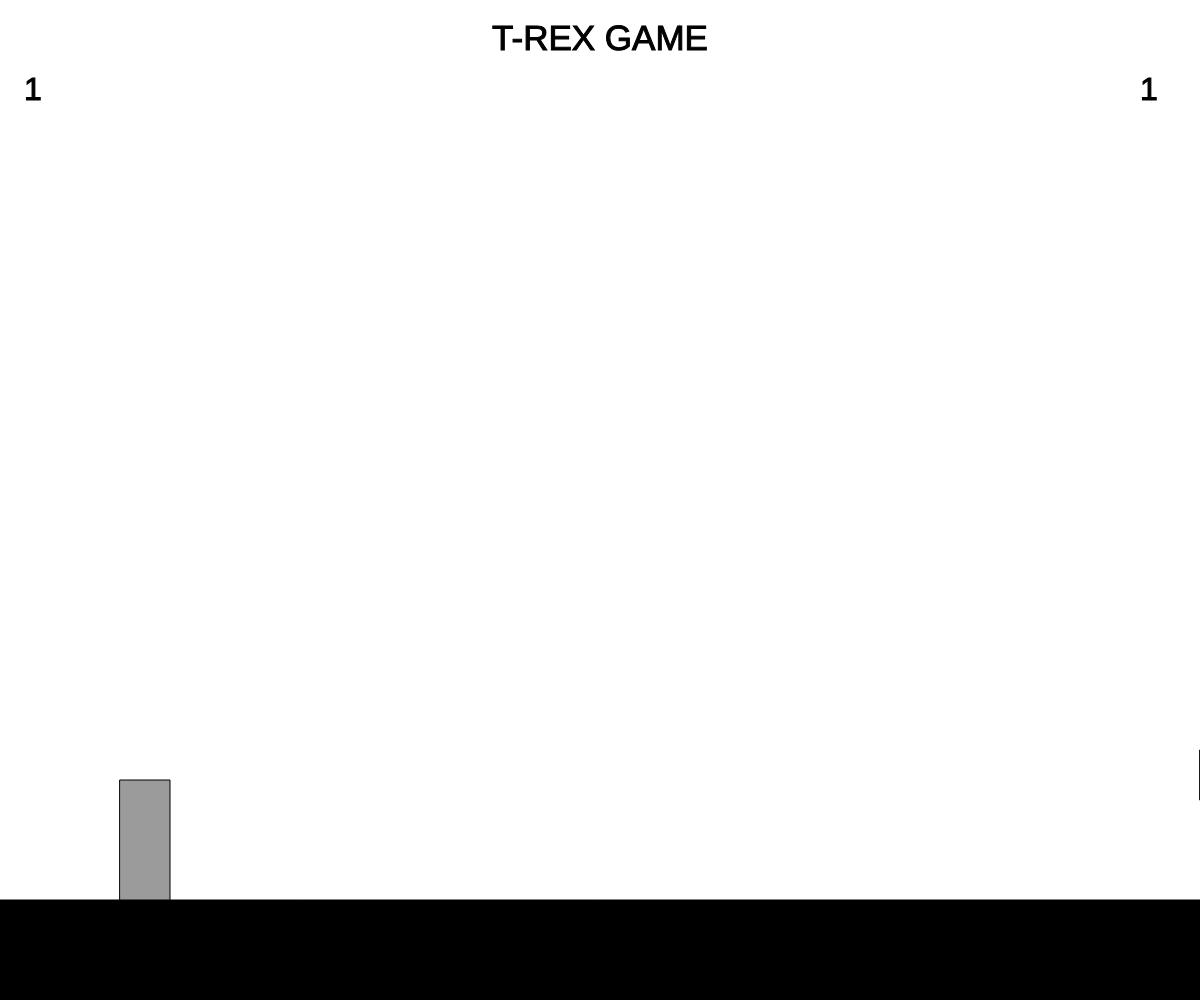
Frame 1 (no input)
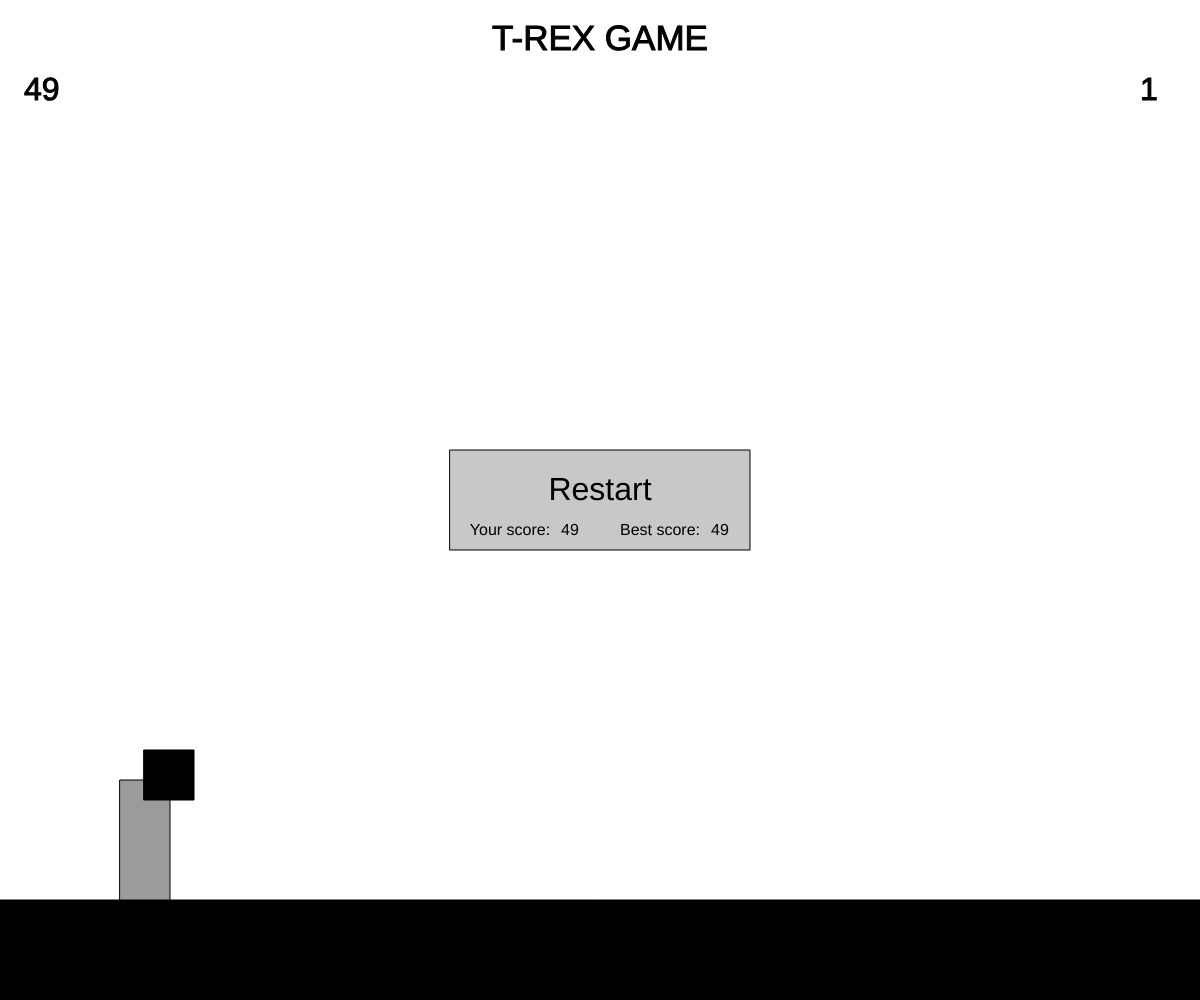
Frame 60 (no input)
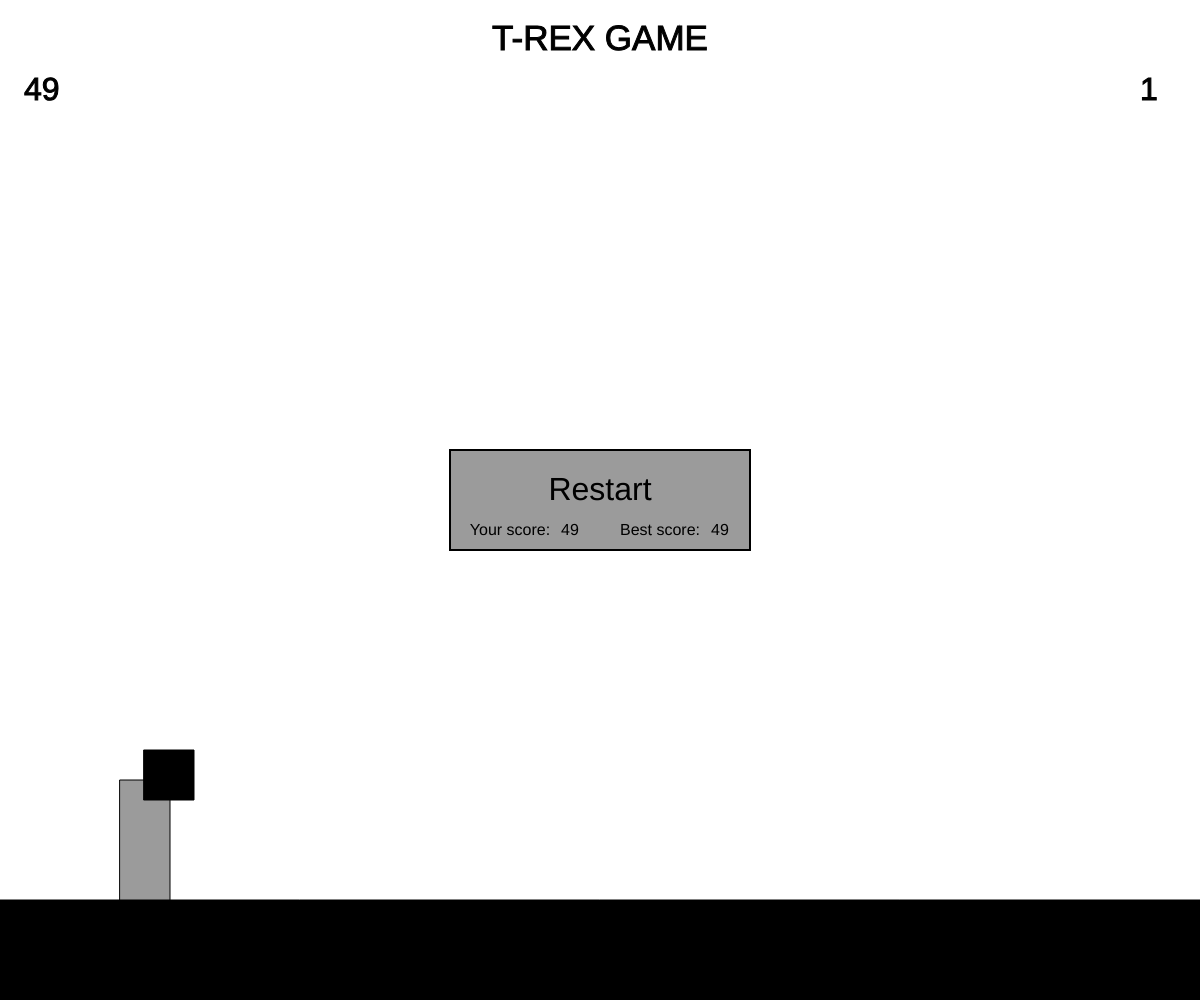
Frame 120 (the mouse pressed at the canvas centre since frame 60)

The p5.js sketch that drew these frames (run headless with seeded random() and noise() and a simulated clock; from frame 60 on, the mouse is pressed at the canvas centre):

// p5.js sketch
// ── sketch.js
let LEFT = -1;
let RIGHT = 1;
let UP = -1;
let DOWN = 1;
let GRAVITY = 0.5;

let end = false;
let mousePosition = false;
let cubes = [];
let score = 0;
let bestScore = 0;
let nbCubes = 1;
let startSpeed = 20;
let speedUp = 2;

function setup() {
  createCanvas(windowWidth, windowHeight);
  fl = new Floor();
  trex = new Trex();
  counter = new Counter();

  initCubes(nbCubes);
}

function draw() {
  background(255);
  fl.render();
  trex.render();
  counter.render();

  if(!end){
    counter.update();
    trex.update();
    for (var i = cubes.length - 1; i >= 0; i--) {
      if(trex.hits(cubes[i])){
        end = true
      }

      cubes[i].render();
      cubes[i].update();
      if(cubes[i].offscreen()){
        cubes.splice(i, 1);
        initCubes(nbCubes);
      }
    }

  }else{
    showEnd();
  }
}

function keyPressed() {
  if (keyCode == UP_ARROW) {
    if(!trex.jump){
      trex.vel.y = UP*trex.speed;
    }
  }
}

function showEnd(){
  for (var i = 0; i < cubes.length; i++) {
    cubes[i].render();
  }

  score = counter.count;
  if(score > bestScore){
    bestScore = score;
  }
  var recth = 100;
  var rectw = 300;
  var rectx = windowWidth/2;
  var recty = windowHeight/2;

  push();
  stroke(0);
  strokeWeight(1);
  fill(200);
  rectMode(CENTER);
  if(mouseX > rectx - rectw/2 && mouseX < rectx + rectw/2){
    if(mouseY > recty - recth/2  && mouseY < recty + recth/2){
      stroke(0);
      strokeWeight(2);
      fill(155);
      mousePosition = true;
    }else{
      mousePosition = false;
    }

  }
  rect(rectx,recty,rectw,recth);

  stroke(0);
  strokeWeight(0);
  fill(0);
  textSize(32);
  textAlign(CENTER);
  text("Restart", windowWidth/2, windowHeight/2);
  textSize(16);
  text("Your score:", windowWidth/2 - 0.3*rectw, windowHeight/2 + 0.35*recth);
  text(score, windowWidth/2 - 0.1*rectw, windowHeight/2 + 0.35*recth);
  text("Best score:", windowWidth/2 + 0.2*rectw, windowHeight/2 + 0.35*recth);
  text(bestScore, windowWidth/2 + 0.4*rectw, windowHeight/2 + 0.35*recth);
  pop();
}

function mouseClicked() {
  if (mousePosition) {
    end = false;
    counter.count = 0;
    initCubes(nbCubes);
  }
}

function initCubes(nb){
  cubes.splice(0, cubes.length);
  for (var i = 0; i < nb; i++) {
    if(i == 0){
      cubes.push(new Cube(0, startSpeed + (counter.level * speedUp)));
    }else{
      cubes.push(new Cube(cubes[i-1].pos.x, startSpeed + (counter.level * speedUp)));
    }
  }
}



// ── counter.js
function Counter(){
  this.height = 0.1*windowHeight;
  this.width = windowWidth;
  this.counterPos = createVector(0.02*windowWidth, 0.1*windowHeight);
  this.levelPos = createVector(0.95*windowWidth, 0.1*windowHeight);
  this.count = 1;
  this.step = 1;
  this.level = 1;
  this.nextLevel = 0;

  this.update = function(){
  	this.count += this.step;
  	if(this.count % 500 == 0){
  		this.level += 1;
  	}
  }

  this.render = function(){
	push();
	stroke(0);
	fill(0);
	textSize(32);
	text(this.count, this.counterPos.x, this.counterPos.y);
	text(this.level, this.levelPos.x, this.levelPos.y);
	pop();
	push();
	stroke(0);
	fill(0);
	textSize(35);
	textAlign(CENTER, BASELINE);
	text("T-REX GAME", windowWidth/2, 50);
	pop();
  }
}


// ── cube.js
function Cube(prevx, speed){
  this.height = 50;
  this.width = 50;
  this.space = random(100, 500);

  /*if(prevx = 0){
    this.pos = createVector(windowWidth, 0.9*windowHeight - this.height);

  }else{

    this.pos = createVector(prevx + this.width + this.space, 0.9*windowHeight - this.height);
    console.log(this);
  }*/
  this.down = randBool();
  if(this.down){
    this.pos = createVector(windowWidth + prevx, 0.9*windowHeight - this.height);
  }else{
    this.pos = createVector(windowWidth + prevx, 0.9*windowHeight - 3*this.height);
  }
  this.speed = speed;
  this.vel = createVector(LEFT*this.speed, 0);


  this.update = function() {
    this.pos.add(this.vel);
  }

  this.render = function(){
    push();
    stroke(0);
    fill(0);
    rect(this.pos.x, this.pos.y, this.width, this.height);
    pop();
  }

  this.offscreen = function(){
    if(this.pos.x + this.width < 0){
      return true
    }else{
      return false
    }
  }
}

function randBool(){
  return random(1) > .5;
}


// ── floor.js
function Floor(){
  this.height = 0.1*windowHeight;
  this.width = windowWidth;
  this.pos = createVector(0, 0.9*windowHeight);

  this.render = function(){
	push();
	stroke(0);
	fill(0);
	rect(this.pos.x, this.pos.y, this.width, this.height);
	pop();
  }
}


// ── trex.js
function Trex(){
  this.height = 120;
  this.width = 50;
  this.pos = createVector(0.1*windowWidth, 0.9*windowHeight - this.height);
  this.vel = createVector(0, 0);
  this.speed = 10;
  this.sneak = false;
  this.jump = false;

  this.update = function(){
    this.pos.add(this.vel);
  	if(this.pos.y < 0.9*windowHeight - this.height){
  		this.vel.y += GRAVITY;
      this.jump = true;
  	}else{
  		this.vel.y = 0;
      this.jump = false;
  	}
  }

  this.render = function(){
  	push();
  	stroke(0);
  	fill(155);
    if(keyIsDown(DOWN_ARROW)){
      if(this.pos.y < 0.9*windowHeight - this.height){
        this.sneak = false;
      }else{
        this.sneak = true;
      }
    }else{
      this.sneak = false;
    }
    if(this.sneak){
      rect(this.pos.x, this.pos.y + this.height/2, this.width, this.height/2);
    }else{
      rect(this.pos.x, this.pos.y, this.width, this.height);
    }
  	pop();
  }

  this.hits = function(cube){
    if(this.sneak){
      if(cube.pos.x < this.pos.x + this.width && cube.pos.x + cube.width > this.pos.x){
        if(this.pos.y + this.height/2 < cube.pos.y + cube.height){
          return true;
        }
      } else {
        return false;
      }
    }else{
      if(cube.pos.x < this.pos.x + this.width && cube.pos.x + cube.width > this.pos.x){
        if(this.pos.y + this.height > cube.pos.y){
          return true;
        }
      } else {
        return false;
      }
    }
  }
}
